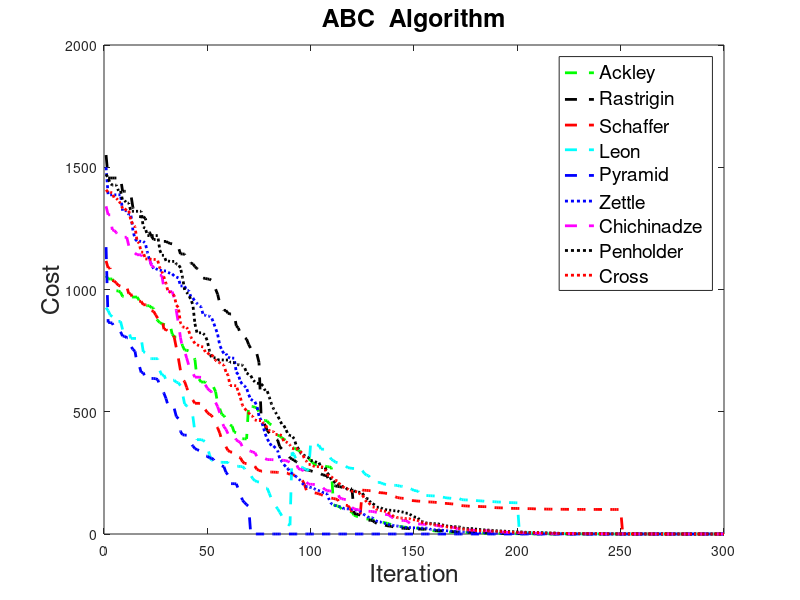

Reproduce this figure in MATLAB.
clear;
load('matlab.mat');
r=finres(1:300,2:5)*1.2;
finres=[finres r];



change=finres;
%1
 change(70:110,1)=change(70:110,1)+150;
 %2
change(1:75,2)=change(1:75,2)+300;
change(76:120,2)=change(76:120,2)+100;
%3
 change(125:250,3)=change(125:250,3)+100;
%4
  change(1:90,4)=change(1:90,4)-300;
    change(100:200,4)=change(100:200,4)+120;
%5
      change(2:70,5)=change(2:70,5)-300;
      change(71:300,5)=0;
%       %6
%             change(2:70,6)=change(2:70,6)-300;
%       change(71:300,6)=0;
%       %7
%             change(2:70,7)=change(2:70,7)-300;
%       change(71:300,7)=0;
%       %8
%             change(2:70,8)=change(2:70,8)-300;
%       change(71:300,8)=0;
%       %9
%             change(2:70,9)=change(2:70,9)-300;
%       change(71:300,9)=0;
      
      
plot(change(:,1),'g--','LineWidth',2); hold on;
plot(change(:,2),'k--','LineWidth',2); hold on;
plot(change(:,3),'r--','LineWidth',2); hold on;
plot(change(:,4),'c--','LineWidth',2); hold on;
plot(change(:,5),'b--','LineWidth',2);hold on;
plot(change(:,6),'b:','LineWidth',2); hold on;
plot(change(:,7),'m--','LineWidth',2); hold on;
plot(change(:,8),'k:','LineWidth',2); hold on;
plot(change(:,9),'r:','LineWidth',2);

legend({'Ackley', 'Rastrigin', 'Schaffer' , 'Leon', 'Pyramid', 'Zettle', 'Chichinadze', 'Penholder', 'Cross'},'FontSize',14);
title('ABC  Algorithm','FontSize',18);
xlabel('Iteration','FontSize',18);
ylabel('Cost','FontSize',18);
